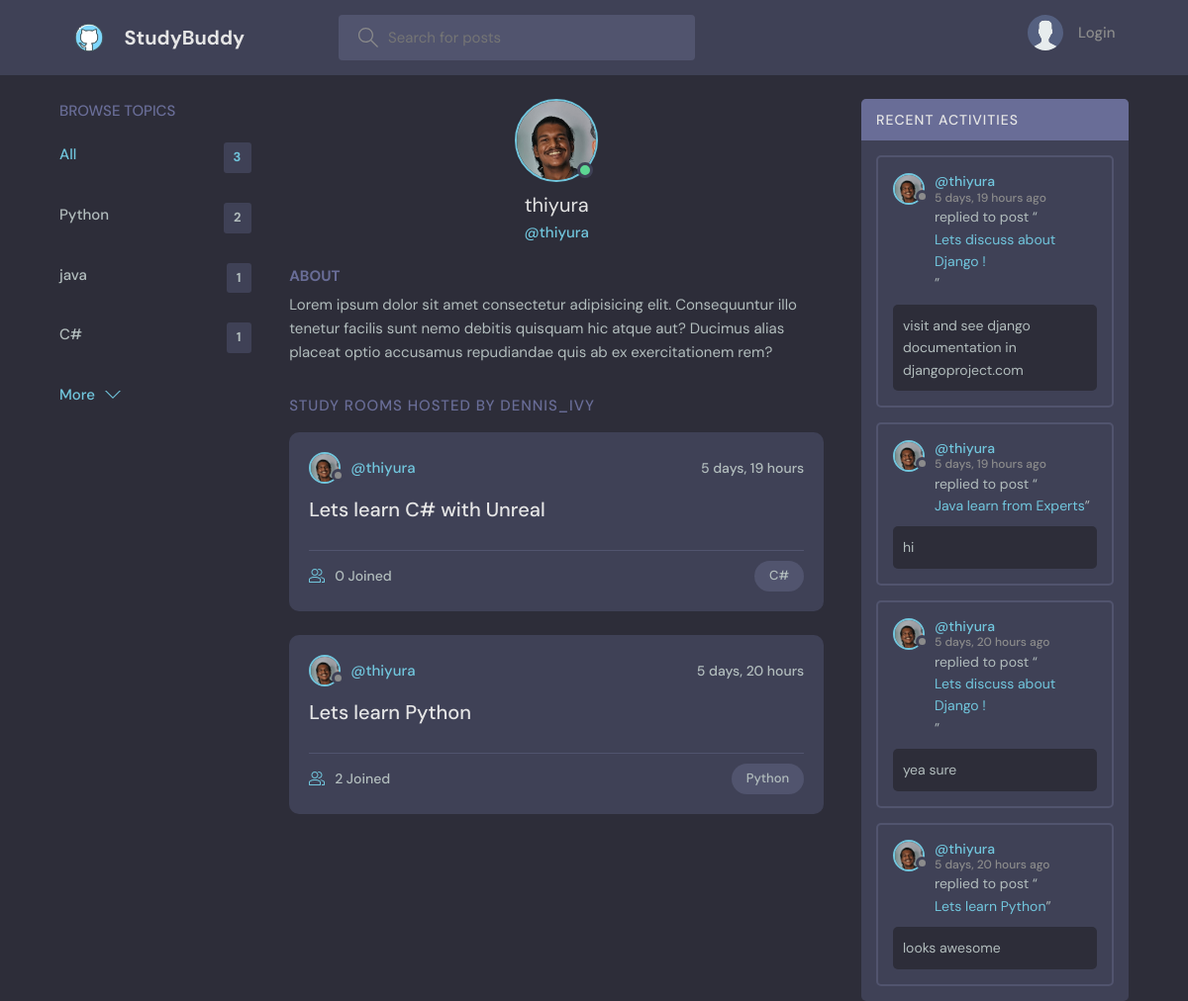
The app's page /profile/1 with its own data.
### base/models.py (models this page shows, shortened)
class Topic(models.Model) :
    name = models.CharField(max_length=200)

class User(AbstractUser) :
    name = models.CharField(max_length=200 , null=True)
    email = models.EmailField(unique=True ,null=True)
    bio = models.TextField(null=True)
    avatar =  models.ImageField(null=True , default="avatar.svg")
    USERNAME_FIELD = 'email'
    REQUIRED_FIELDS = []

class Room(models.Model):
    host= models.ForeignKey(User , on_delete=models.SET_NULL , null=True)
    topic= models.ForeignKey(Topic , on_delete=models.SET_NULL , null=True)
    name=models.CharField(max_length=200)
    description = models.TextField(null=True , blank=True)
    participants = models.ManyToManyField(User , related_name='participants',blank=True)
    updated = models.DateTimeField(auto_now=True)
    created = models.DateTimeField(auto_now_add=True)
    class Meta :
         ordering = ['-updated' , '-created']
    def __str__(self):
        return self.name

class Message(models.Model):
        user = models.ForeignKey(User , on_delete=models.CASCADE)
        room = models.ForeignKey(Room , on_delete=models.CASCADE)
        body = models.TextField()
        updated = models.DateTimeField(auto_now=True)
        created = models.DateTimeField(auto_now_add=True)
        class Meta :
         ordering = ['-updated' , '-created']

### base/views.py (the view)
# urls.py: path('profile/<str:pk>' , views.userProfile , name="user-profile"),
def userProfile(request , pk):
    user  = User.objects.get(id=pk)
    rooms = user.room_set.all()
    room_messages = user.message_set.all()
    topics = Topic.objects.all()
    context = {
        'user' : user ,
        'rooms' : rooms,
        'room_messages' : room_messages,
        'topics' : topics
    }
    return render(request , 'base/profile.html' , context)

### base/templates/base/profile.html (shortened to what this page needs)
{% extends 'main.html' %}
{% block content %}
<main class="profile-page layout layout--3">
    <div class="container">
      {% include 'base/topic_component.html' %}
      <div class="roomList">
        <div class="profile">
          <div class="profile__avatar">
            <div class="avatar avatar--large active">
              <img src="{{user.avatar.url}}" />
            </div>
          </div>
          <div class="profile__info">
            <h3>{{user.username}}</h3>
            <p>@{{user.username}}</p>
          </div>
          <div class="profile__about">
            <h3>About</h3>
            <p>
              Lorem ipsum dolor sit amet consectetur adipisicing elit. Consequuntur illo tenetur
              facilis sunt nemo debitis quisquam hic atque aut? Ducimus alias placeat optio
              accusamus repudiandae quis ab ex exercitationem rem?
            </p>
          </div>
        </div>
        <div class="roomList__header">
          <div>
            <h2>Study Rooms Hosted by dennis_ivy</a>
            </h2>
          </div>
        </div>
        {% include 'base/feed_component.html' %}
      </div>
      {% include 'base/activity_component.html' %}
    </div>
</main>
{% endblock content %}

### base/templates/base/topic_component.html
<div class="topics">
    <div class="topics__header">
      <h2>Browse Topics</h2>
    </div>
    <ul class="topics__list">
      <li>
        <a href="{% url 'home' %}" class="active">All <span>{{topics.count}}</span></a>
      </li>
      {% for topic in topics %}
      <li>
        <a href="{% url 'home' %}?q={{topic.name}}">{{topic.name}} <span>{{topic.room_set.all.count}}</span></a>
      </li>
      {% endfor %}
    </ul>
    <a class="btn btn--link" href="{% url 'topics' %}">
      More
      <svg version="1.1" xmlns="http://www.w3.org/2000/svg" width="32" height="32" viewBox="0 0 32 32">
        <title>chevron-down</title>
        <path d="M16 21l-13-13h-3l16 16 16-16h-3l-13 13z"></path>
      </svg>
    </a>
  </div>

### base/templates/base/feed_component.html (shortened to what this page needs)
{% for room in rooms %}
<div class="roomListRoom">
    <div class="roomListRoom__header">
      <a href="{% url 'user-profile' room.host.id  %}" class="roomListRoom__author">
        <div class="avatar avatar--small">
          <img src="{{room.host.avatar.url}}" />
        </div>
        <span>@{{room.host.username}}</span>
      </a>
      <div class="roomListRoom__actions">
        <span>{{room.created | timesince}}</span>
      </div>
    </div>
    <div class="roomListRoom__content">
      <a href="{% url 'room' room.id%}">{{room.name}}</a>
    </div>
    <div class="roomListRoom__meta">
      <a href="{% url 'room' room.id%}" class="roomListRoom__joined">
        {{room.participants.all.count}} Joined
      </a>
      <p class="roomListRoom__topic">{{room.topic.name}}</p>
    </div>
  </div>
{% endfor %}

### base/templates/base/activity_component.html (shortened to what this page needs)
<div class="activities">
    <div class="activities__header">
      <h2>Recent Activities</h2>
    </div>
    {% for message in room_messages %}
    <div class="activities__box">
      <div class="activities__boxHeader roomListRoom__header">
        <a href="{%    url 'user-profile' message.user.id %}" class="roomListRoom__author">
          <div class="avatar avatar--small">
            <img src="{{message.user.avatar.url}}" />
          </div>
          <p>
            @{{message.user.username}}
            <span>{{message.created | timesince}} ago</span>
          </p>
        </a>
      </div>
      <div class="activities__boxContent">
        <p>replied to post “<a href="{% url 'room'  message.room.id %}">{{message.room}}</a>”</p>
        <div class="activities__boxRoomContent">
            {{message.body}}
        </div>
      </div>
    </div>
    {% endfor %}
  </div>

### records on screen
Topic: name "Python", room_set.all.count "2"
Topic: name "java", room_set.all.count "1"
Topic: name "C#", room_set.all.count "1"
User: avatar (picture), username "thiyura"
Room: host.avatar (picture), host.username "thiyura", created "5 days, 19 hours", name "Lets learn C# with Unreal", participants.all.count "0", topic.name "C#"
Room: host.avatar (picture), host.username "thiyura", created "5 days, 20 hours", name "Lets learn Python", participants.all.count "2", topic.name "Python"
Message: user.avatar (picture), user.username "thiyura", created "5 days, 19 hours", room "Lets discuss about Django !", body "visit and see django documentation in djangoproject.com"
Message: user.avatar (picture), user.username "thiyura", created "5 days, 19 hours", room "Java learn from Experts", body "hi"
Message: user.avatar (picture), user.username "thiyura", created "5 days, 20 hours", room "Lets discuss about Django !", body "yea sure"
Message: user.avatar (picture), user.username "thiyura", created "5 days, 20 hours", room "Lets learn Python", body "looks awesome"

### other values on screen
{{ topics.count }} "3"
